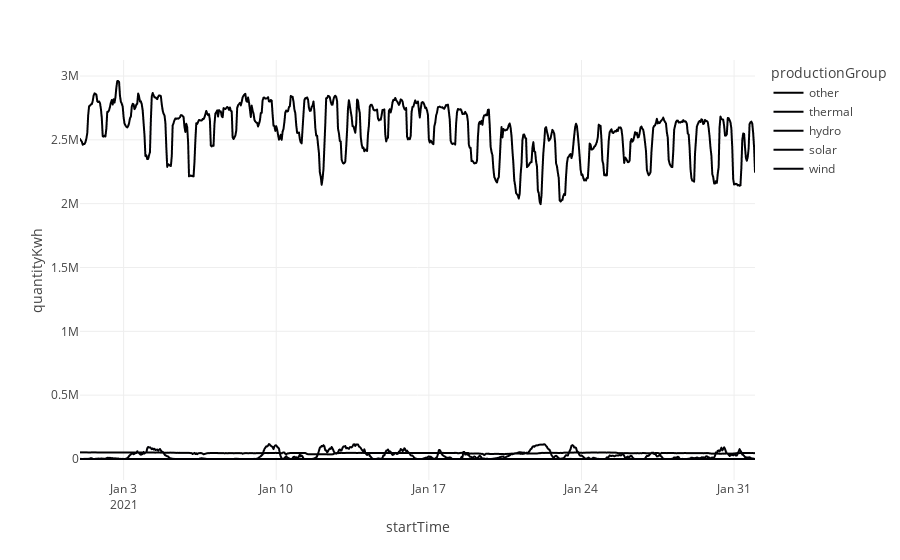

Notebook code for this chart:
### Code cell
area = 'NO1'

df_month = df_spark[(df_spark['priceArea'] == area) & (df_spark['startTime'] < '2021-02-01T00:00:00+01:00')].toPandas()
df_month = df_month.sort_values(by='productionGroup').sort_values(by='startTime').reset_index()
df_month['startTime'] = pd.to_datetime(df_month['startTime'])

fig = px.line(df_month, x='startTime', y='quantityKwh', color='productionGroup')
fig.show()

### Figure 1 — Plotly figure (JSON) as saved in the notebook; plotly's stock layout.template omitted (floating-point values rounded to 4 significant figures; data arrays with more than 128 entries replaced by an {"elided": "..."} marker saying what was removed)
{"data": [{"hovertemplate": "productionGroup=other<br>startTime=%{x}<br>quantityKwh=%{y}<extra></extra>", "legendgroup": "other", "line": {"color": "#000001", "dash": "solid"}, "marker": {"symbol": "circle"}, "mode": "lines", "name": "other", "showlegend": true, "type": "scattergl", "x": {"elided": "744 str values"}, "xaxis": "x", "y": {"elided": "744 float values"}, "yaxis": "y"}, {"hovertemplate": "productionGroup=thermal<br>startTime=%{x}<br>quantityKwh=%{y}<extra></extra>", "legendgroup": "thermal", "line": {"color": "#000002", "dash": "solid"}, "marker": {"symbol": "circle"}, "mode": "lines", "name": "thermal", "showlegend": true, "type": "scattergl", "x": {"elided": "744 str values"}, "xaxis": "x", "y": {"elided": "744 float values"}, "yaxis": "y"}, {"hovertemplate": "productionGroup=hydro<br>startTime=%{x}<br>quantityKwh=%{y}<extra></extra>", "legendgroup": "hydro", "line": {"color": "#000003", "dash": "solid"}, "marker": {"symbol": "circle"}, "mode": "lines", "name": "hydro", "showlegend": true, "type": "scattergl", "x": {"elided": "744 str values"}, "xaxis": "x", "y": {"elided": "744 float values"}, "yaxis": "y"}, {"hovertemplate": "productionGroup=solar<br>startTime=%{x}<br>quantityKwh=%{y}<extra></extra>", "legendgroup": "solar", "line": {"color": "#000004", "dash": "solid"}, "marker": {"symbol": "circle"}, "mode": "lines", "name": "solar", "showlegend": true, "type": "scattergl", "x": {"elided": "744 str values"}, "xaxis": "x", "y": {"elided": "744 float values"}, "yaxis": "y"}, {"hovertemplate": "productionGroup=wind<br>startTime=%{x}<br>quantityKwh=%{y}<extra></extra>", "legendgroup": "wind", "line": {"color": "#000005", "dash": "solid"}, "marker": {"symbol": "circle"}, "mode": "lines", "name": "wind", "showlegend": true, "type": "scattergl", "x": {"elided": "744 str values"}, "xaxis": "x", "y": {"elided": "744 float values"}, "yaxis": "y"}], "layout": {"legend": {"title": {"text": "productionGroup"}, "tracegroupgap": 0}, "margin": {"t": 60}, "xaxis": {"anchor": "y", "domain": [0, 1], "title": {"text": "startTime"}}, "yaxis": {"anchor": "x", "domain": [0, 1], "title": {"text": "quantityKwh"}}}}
